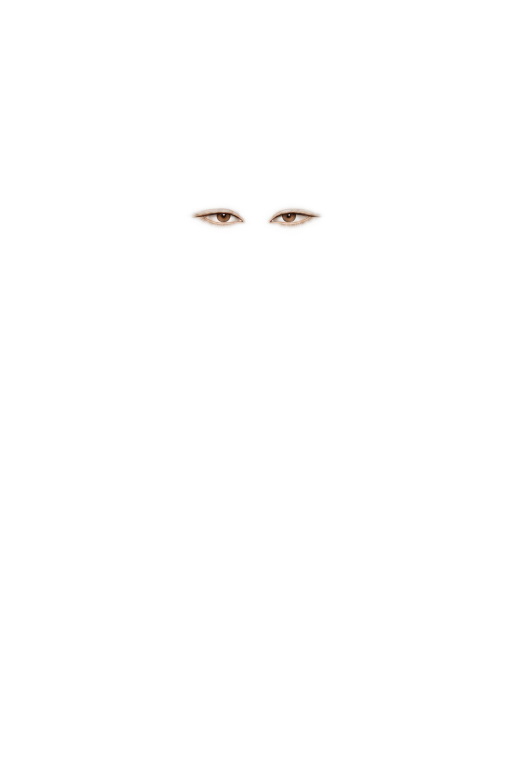
#> input picture mods/appearance/portrait_original_restore_20261105_v6/new_hair_pairs_review_20261105/features/source/eyes_clean_raw.png, 1024 x 1536 px (shown at 1/2 size)
$ python measure_eyes.py
#> lines starting #> are read from the running program, lines starting #| are printed output that depends on the picture; long printed decimals are rounded
from PIL import Image
from pathlib import Path
import numpy as np,json
R=Path(__file__).resolve().parent;a=np.array(Image.open(R/'eyes_clean_raw.png'));lum=a[:,:,:3]@np.array([.2126,.7152,.0722]);points=[]
#> further down, a is the input picture: shape (1536, 1024, 4); mean R, G, B, A 5.1, 4.1, 3.4, 0.7
#> after `lum = a[:, :, :3] @ np.array([0.2126, 0.7152, 0.0722])`:
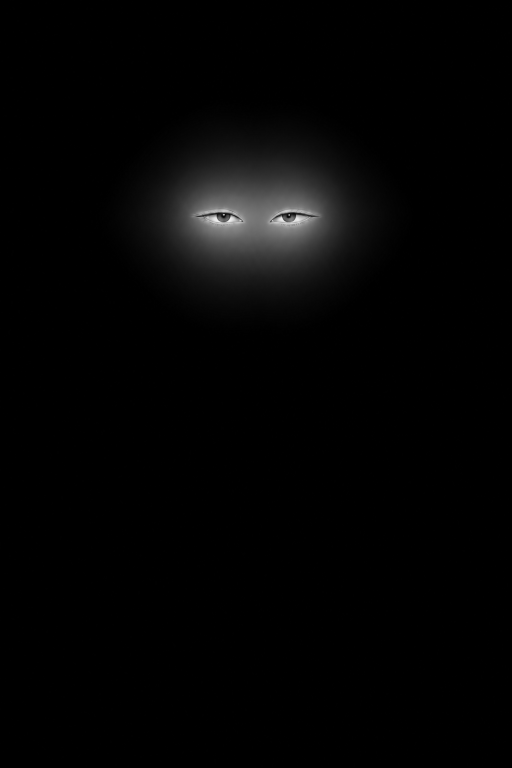
#> lum: shape (1536, 1024) float64 (shown at 1/2 size); min 0, max 255, mean 4.3
for x0,x1 in [(410,490),(535,610)]:
 area=lum[350:500,x0:x1];alpha=a[350:500,x0:x1,3];minimum=np.percentile(area[alpha>230],1);yy,xx=np.where((area<minimum+7)&(alpha>230));points.append([float(np.mean(xx)+x0),float(np.mean(yy)+350)])
#> this loop made 2 passes
#> minimum on passes 1 to 2: 10.9, 9.96
#> pass 1, `area = lum[350:500, x0:x1]`:
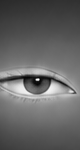
#> area: shape (150, 80) float64; min 5.77, max 254.2, mean 101.7
#> pass 1, `alpha = a[350:500, x0:x1, 3]`:
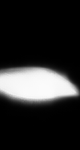
#> alpha: shape (150, 80); min 0, max 251, mean 43
#> pass 2, `area = lum[350:500, x0:x1]`:
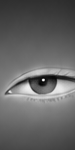
#> area: shape (150, 75) float64; min 4.34, max 255, mean 101.5
#> pass 2, `alpha = a[350:500, x0:x1, 3]`:
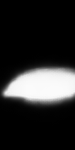
#> alpha: shape (150, 75); min 0, max 252, mean 43.2
#> after the loop, points = [[445.8, 429.5], [581.3, 429.2]]
s=102/(points[1][0]-points[0][0]);result={'pupils':points,'s':s,'source':np.mean(points,axis=0).tolist(),'target':[515,379]}
#> after `s = 102 / (points[1][0] - points[0][0])`: s = 0.753
#> after `result = {'pupils': points, 's': s, 'source': np.mean(points, axis=0).`: result = {'pupils': [[445.8, 429.5], [581.3, 429.2]], 's': 0.753, 'source': [513.6, 429.4], 'target': [515, 379]}
(R/'eye_registration.json').write_text(json.dumps(result,indent=2),encoding='utf8');print(json.dumps(result));print('alpha32 bounds',Image.fromarray((a[:,:,3]>32).astype('uint8')*255).getbbox())
#| {"pupils": [[445.818, 429.527], [581.319, 429.213]], "s": 0.7528, "source": [513.569, 429.370], "target": [515, 379]}
#| alpha32 bounds (383, 415, 642, 456)
